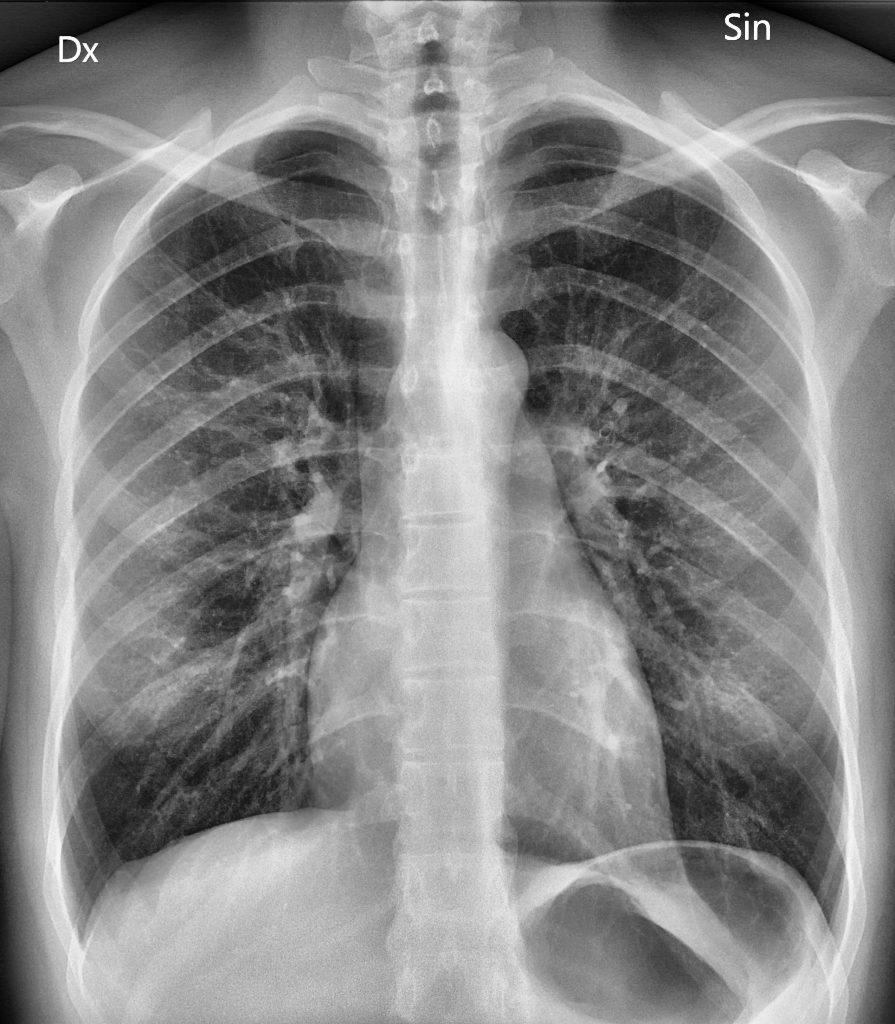
#> input picture test_clahe.png, 895 x 1024 px
$ python -i segment.py   (imports and definitions only)   (older library calls are emulated)
#> lines starting #> are read from the running program, lines starting #| are printed output that depends on the picture; after the words box and inside, x2 and y2 are one past the last pixel; in counts of white or black regions, pixels touching at a corner belong together
#> further down, picture is the input picture: shape (1024, 895); min 1, max 255, mean 134.8
"""
Segmentation Module for Medical Image Analysis

Handles thresholding, edge detection, morphological
operations, watershed segmentation, and ROI detection.
"""

import cv2
import numpy as np

def binary_threshold(img, thresh=127):
    """
    Apply fixed binary thresholding.
    """
#> called with thresh = 127

    _, result = cv2.threshold(
        img,
        thresh,
        255,
        cv2.THRESH_BINARY
    )
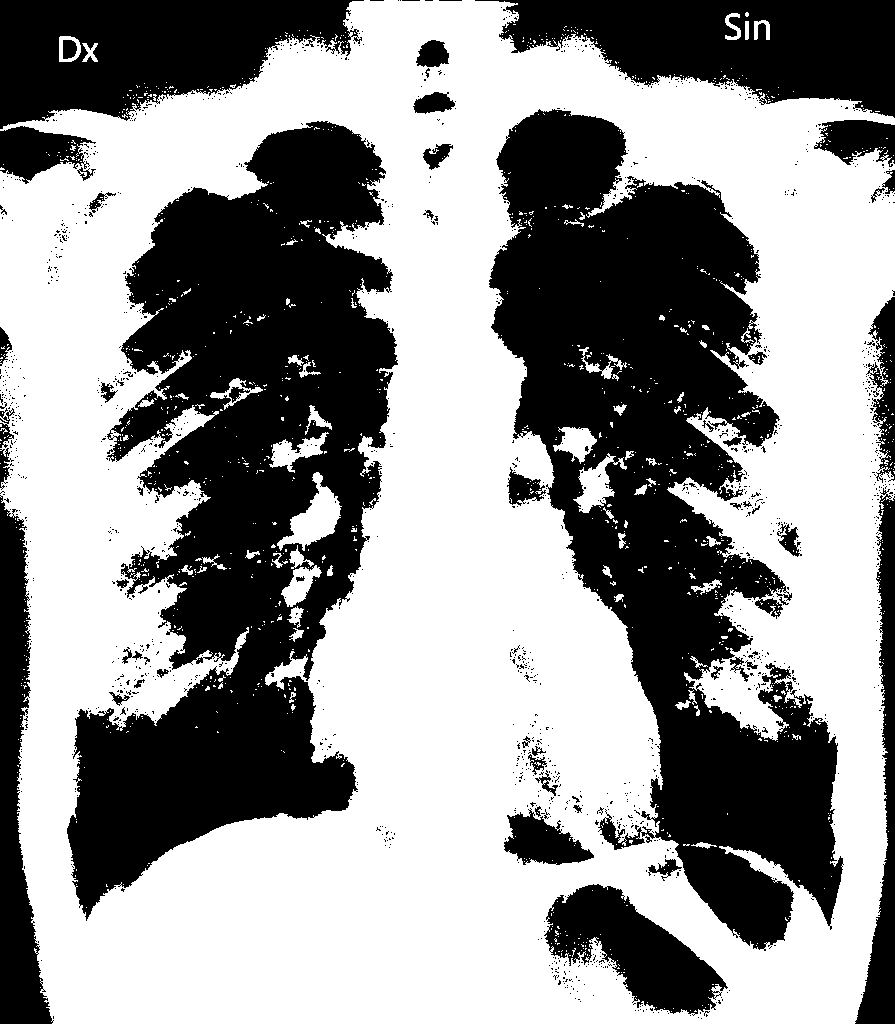
#> result: shape (1024, 895); 57.7% white; 1374 black regions (1316 under 20 px), largest, box (x1, y1, x2, y2) and area: (67, 121, 398, 921) 138114, (489, 109, 844, 951) 134084, (0, 0, 364, 129) 30490

    return result

def otsu_threshold(img):
    """
    Apply Otsu's automatic thresholding.
    """

    _, result = cv2.threshold(
        img,
        0,
        255,
        cv2.THRESH_BINARY + cv2.THRESH_OTSU
    )
#> result: shape (1024, 895); 56.3% white; 1364 black regions (1299 under 20 px), largest, box (x1, y1, x2, y2) and area: (67, 121, 398, 921) 141098, (488, 108, 844, 952) 138896, (0, 0, 364, 184) 34679

    return result

def adaptive_threshold(img, block_size=11, c=2):
    """
    Apply adaptive Gaussian thresholding.
    """
#> called with block_size = 11, c = 2

    return cv2.adaptiveThreshold(
        img,
        255,
        cv2.ADAPTIVE_THRESH_GAUSSIAN_C,
        cv2.THRESH_BINARY,
        block_size,
        c
    )
#> returned value: shape (1024, 895); 62.4% white; black in thin lines or dots

def edge_detection_canny(img, low=50, high=150):
    """
    Apply Canny edge detection.
    """
#> called with low = 50, high = 150

    return cv2.Canny(
        img,
        low,
        high
    )
#> returned value: shape (1024, 895); 7.4% white in thin lines or dots

def edge_detection_sobel(img):
    """
    Apply Sobel edge detection using
    combined X and Y gradients.
    """

    sobelx = cv2.Sobel(
        img,
        cv2.CV_64F,
        1,
        0,
        ksize=3
    )

    sobely = cv2.Sobel(
        img,
        cv2.CV_64F,
        0,
        1,
        ksize=3
    )

    magnitude = np.sqrt(
        sobelx ** 2 + sobely ** 2
    )

    magnitude = cv2.normalize(
        magnitude,
        None,
        0,
        255,
        cv2.NORM_MINMAX
    ).astype(np.uint8)

    return magnitude

def morphological_operations(img_binary):
    """
    Apply morphological opening and closing
    to clean the binary segmentation.
    """

    kernel = cv2.getStructuringElement(
        cv2.MORPH_ELLIPSE,
        (5, 5)
    )

    opened = cv2.morphologyEx(
        img_binary,
        cv2.MORPH_OPEN,
        kernel,
        iterations=2
    )
#> opened: shape (1024, 895); 52.1% white; 120 black regions (96 under 20 px), largest, box (x1, y1, x2, y2) and area: (67, 121, 398, 921) 154248, (488, 106, 844, 955) 152752, (0, 0, 367, 189) 37412

    closed = cv2.morphologyEx(
        opened,
        cv2.MORPH_CLOSE,
        kernel,
        iterations=2
    )
#> closed: shape (1024, 895); 52.5% white; 25 black regions, largest, box (x1, y1, x2, y2) and area: (67, 121, 398, 914) 152467, (489, 106, 843, 954) 152006, (0, 0, 366, 184) 37233

    return closed

def watershed_segmentation(img_gray, img_color=None):
    """
    Apply watershed segmentation.

    Returns:
        Image with watershed boundaries.
    """

    if img_color is None:
        img_color = cv2.cvtColor(
            img_gray,
            cv2.COLOR_GRAY2BGR
        )
    else:
        img_color = img_color.copy()

    # Otsu threshold
    _, thresh = cv2.threshold(
        img_gray,
        0,
        255,
        cv2.THRESH_BINARY + cv2.THRESH_OTSU
    )

    # Morphological opening
    kernel = np.ones(
        (3, 3),
        np.uint8
    )

    opening = cv2.morphologyEx(
        thresh,
        cv2.MORPH_OPEN,
        kernel,
        iterations=2
    )
#> opening: shape (1024, 895); 53.1% white; 177 black regions (147 under 20 px), largest, box (x1, y1, x2, y2) and area: (67, 121, 398, 921) 150203, (488, 106, 844, 955) 149358, (0, 0, 367, 184) 37014

    # Sure background
    sure_bg = cv2.dilate(
        opening,
        kernel,
        iterations=3
    )
#> sure_bg: shape (1024, 895); 59.1% white; 33 black regions (7 under 20 px), largest, box (x1, y1, x2, y2) and area: (71, 124, 394, 911) 132289, (492, 111, 840, 950) 132094, (0, 0, 361, 179) 34321

    # Distance transform
    dist_transform = cv2.distanceTransform(
        opening,
        cv2.DIST_L2,
        5
    )

    # Sure foreground
    _, sure_fg = cv2.threshold(
        dist_transform,
        0.5 * dist_transform.max(),
        255,
        0
    )
#> sure_fg: shape (1024, 895) float32; 2.6% white; 1 white region, box (x1, y1, x2, y2) and area: (152, 915, 463, 1024) 23700

    sure_fg = np.uint8(sure_fg)

    # Unknown region
    unknown = cv2.subtract(
        sure_bg,
        sure_fg
    )

    # Markers
    _, markers = cv2.connectedComponents(
        sure_fg
    )

    markers = markers + 1

    markers[unknown == 255] = 0
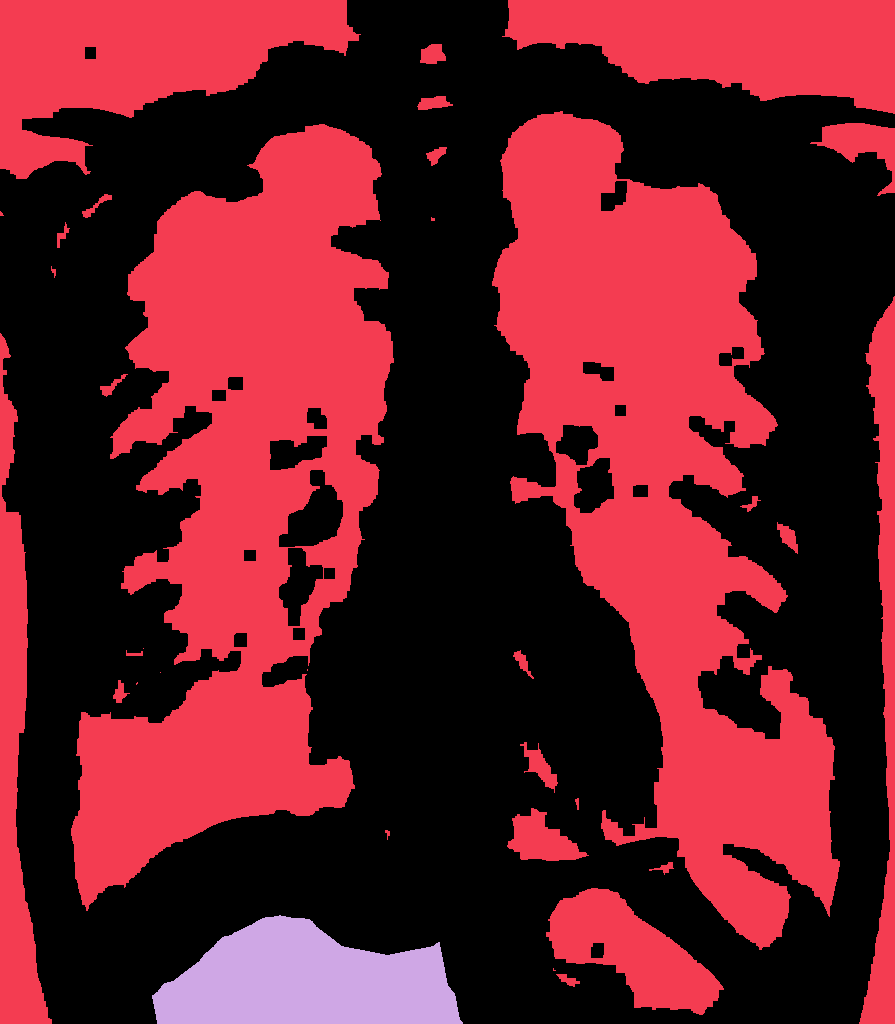
#> markers: shape (1024, 895) int32; 3 distinct labels, from 0 to 2; one colour per label, 0 black

    # Watershed
    markers = cv2.watershed(
        img_color,
        markers
    )
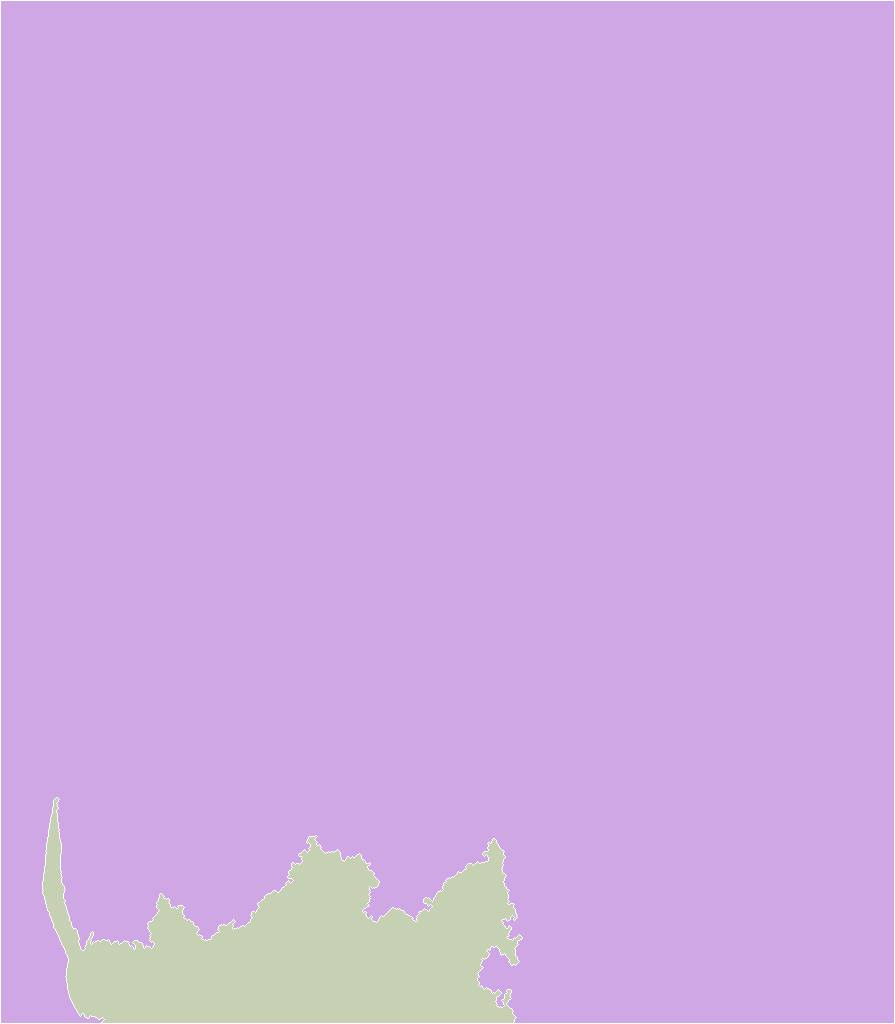
#> markers: shape (1024, 895) int32; 3 distinct labels, from -1 to 2; one colour per label, 0 black, -1 white

    # Draw boundaries in red
    result = img_color.copy()

    result[markers == -1] = [
        0,
        0,
        255
    ]
#> result: shape (1024, 895, 3)

    return result

def find_contours(img_binary):
    """
    Find external contours from a binary image.
    """

    contours, hierarchy = cv2.findContours(
        img_binary,
        cv2.RETR_EXTERNAL,
        cv2.CHAIN_APPROX_SIMPLE
    )

    return contours, hierarchy

def draw_contours_on_image(
    img,
    contours,
    color=(0, 255, 0),
    thickness=2
):
    """
    Draw contours on an image.
    """

    if len(img.shape) == 2:
        img = cv2.cvtColor(
            img,
            cv2.COLOR_GRAY2BGR
        )

    result = img.copy()

    cv2.drawContours(
        result,
        contours,
        -1,
        color,
        thickness
    )

    return result

def detect_roi(img_gray, img_color=None):
    """
    Detect Region of Interest using
    CLAHE + Otsu + largest contour.

    Returns:
        roi_info
        binary mask
        annotated image
    """

    if img_color is None:
        img_color = cv2.cvtColor(
            img_gray,
            cv2.COLOR_GRAY2BGR
        )

    # CLAHE enhancement
    clahe = cv2.createCLAHE(
        clipLimit=2.0,
        tileGridSize=(8, 8)
    )

    enhanced = clahe.apply(img_gray)

    # Otsu threshold
    _, binary = cv2.threshold(
        enhanced,
        0,
        255,
        cv2.THRESH_BINARY + cv2.THRESH_OTSU
    )
#> binary: shape (1024, 895); 52.4% white; 2396 black regions (2310 under 20 px), largest, box (x1, y1, x2, y2) and area: (488, 106, 844, 933) 140064, (108, 183, 400, 678) 69125, (0, 0, 895, 129) 51723

    # Morphological cleanup
    kernel = cv2.getStructuringElement(
        cv2.MORPH_ELLIPSE,
        (5, 5)
    )

    cleaned = cv2.morphologyEx(
        binary,
        cv2.MORPH_CLOSE,
        kernel,
        iterations=3
    )
#> cleaned: shape (1024, 895); 61.1% white; 58 black regions, largest, box (x1, y1, x2, y2) and area: (500, 450, 842, 914) 42702, (491, 180, 762, 446) 39692, (126, 184, 398, 618) 37068

    cleaned = cv2.morphologyEx(
        cleaned,
        cv2.MORPH_OPEN,
        kernel,
        iterations=2
    )
#> cleaned: shape (1024, 895); 60.5% white; 39 black regions

    # Find contours
    contours, _ = cv2.findContours(
        cleaned,
        cv2.RETR_EXTERNAL,
        cv2.CHAIN_APPROX_SIMPLE
    )
#> contours = 2 contours; box (x1, y1, x2, y2) and area: (0, 0, 895, 1024) 812048, (725, 13, 770, 40) 863

    # No contour found
    if not contours:
        return (
            None,
            cleaned,
            img_color.copy()
        )

    # Largest contour
    largest = max(
        contours,
        key=cv2.contourArea
    )
#> largest = contour of 1772 points, box (x1, y1, x2, y2) (0, 0, 895, 1024), area 812048

    # Bounding box
    x, y, w, h = cv2.boundingRect(
        largest
    )
#> x = 0; y = 0; w = 895; h = 1024

    # Annotated image
    annotated = img_color.copy()

    cv2.rectangle(
        annotated,
        (x, y),
        (x + w, y + h),
        (0, 255, 0),
        2
    )

    cv2.drawContours(
        annotated,
        [largest],
        -1,
        (0, 0, 255),
        1
    )
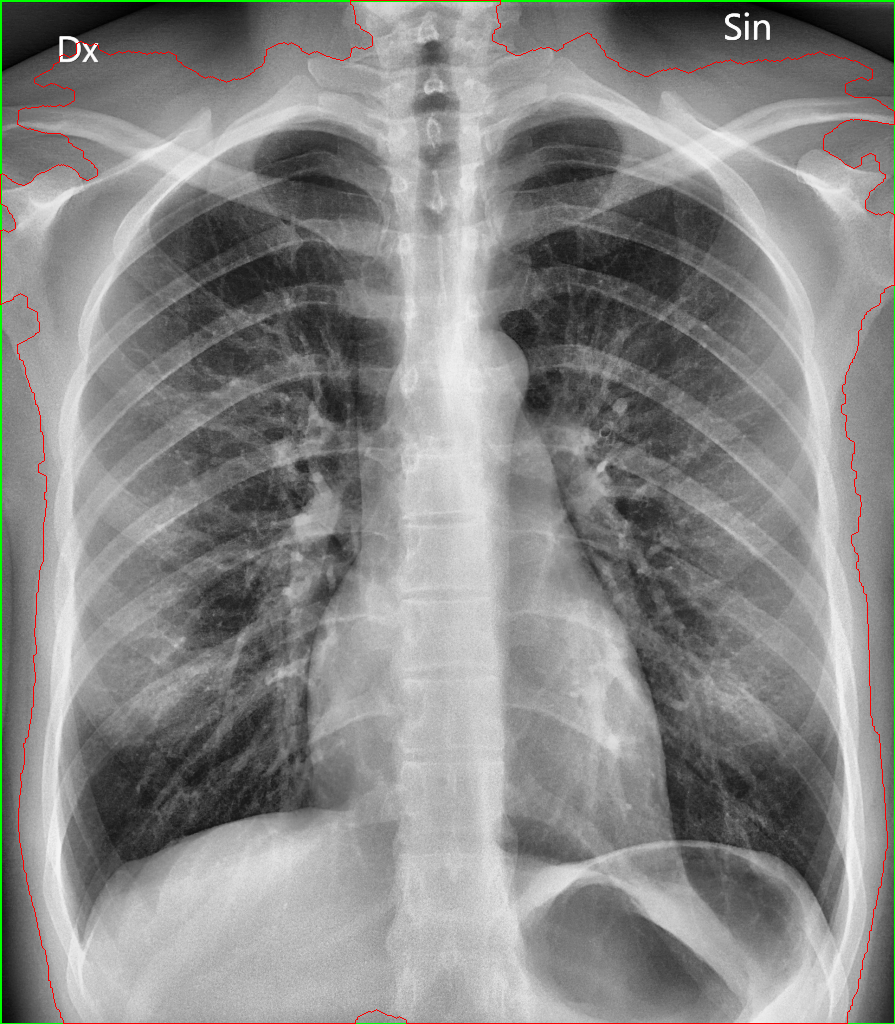
#> annotated: shape (1024, 895, 3); mean B, G, R 133.8, 135.1, 135

    roi_info = {
        "x": x,
        "y": y,
        "w": w,
        "h": h,
        "area": cv2.contourArea(largest),
        "perimeter": cv2.arcLength(
            largest,
            True
        )
    }
#> roi_info = {'x': 0, 'y': 0, 'w': 895, 'h': 1024, 'area': 812048, 'perimeter': 4699.2}

    return (
        roi_info,
        cleaned,
        annotated
    )

def segment_pipeline(img_gray, img_color=None):
    """
    Run all segmentation methods
    and return results in a dictionary.
    """

    results = {

        "binary_threshold":
            binary_threshold(img_gray),

        "otsu_threshold":
            otsu_threshold(img_gray),

        "adaptive_threshold":
            adaptive_threshold(img_gray),

        "canny_edges":
            edge_detection_canny(img_gray),

        "sobel_edges":
            edge_detection_sobel(img_gray),
    }

    # Morphological cleanup
    results["morphological"] = \
        morphological_operations(
            results["otsu_threshold"]
        )

    # Watershed
    try:

        results["watershed"] = \
            watershed_segmentation(
                img_gray,
                img_color
            )

    except Exception:

        results["watershed"] = img_gray

    # ROI detection
    (
        roi_info,
        roi_mask,
        roi_annotated
    ) = detect_roi(
        img_gray,
        img_color
    )

    results["roi_mask"] = roi_mask

    results["roi_annotated"] = \
        roi_annotated

    results["roi_info"] = roi_info

    return results

>>> import cv2
>>> picture = cv2.imread('../test_clahe.png', cv2.IMREAD_GRAYSCALE)
>>> result = segment_pipeline(picture)
#> result = 10 items
